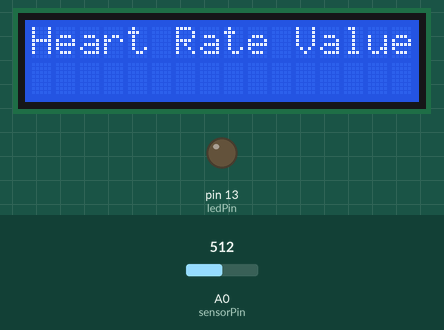
The sketch below on a simulated Arduino Uno, built with avr-gcc and run on an emulated ATmega328P. On the bench: 16×2 character LCD, output pins drawn as LEDs (lit = HIGH). Dashed ring = blinking. The test bench sets the inputs (shaded band); at power-on: A0 (sensorPin) = 512. What the sketch prints to the serial monitor is not drawn.

Above: at 1.2 s.
1.3 s: A0 (sensorPin) set to 991
At 2.2 s:
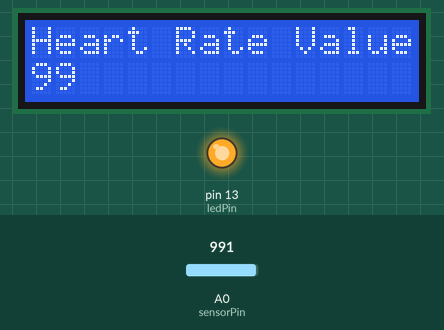
3.0 s: A0 (sensorPin) set to 1012
At 5.5 s:
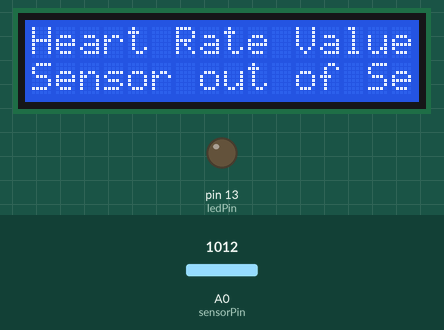
6.0 s: A0 (sensorPin) set to 900
At 7.4 s:
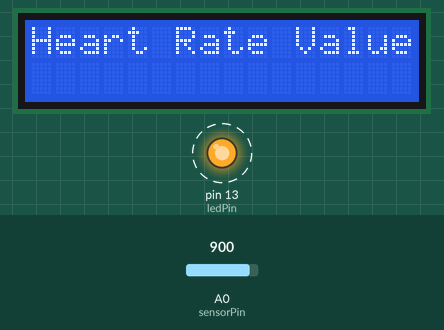
9.0 s: A0 (sensorPin) set to 1010
At 11.8 s:
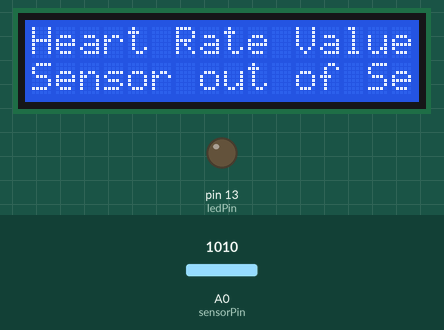
12.0 s: A0 (sensorPin) set to 990
At 14.5 s:
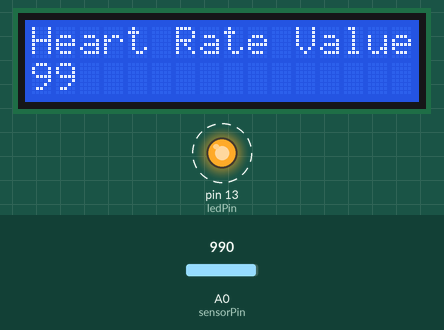
Timing chart, 0 to 16.0 s (numbered marks = the images above; inputs shaded):
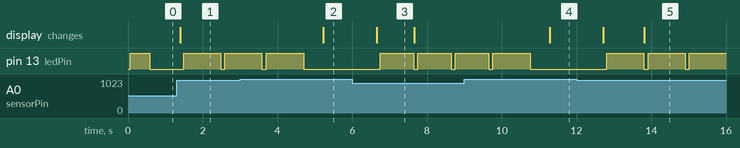

Measured:
- the behaviour switches between 999 and 1000 on A0 (sensorPin) (found by bisection; images 1 and 2)
- after the input at 1.3 s, pin 13 (ledPin): LOW → HIGH after 0.19 s, → LOW 0.99 s later, → HIGH 0.11 s later; the display: changes after 0.09 s (image 1)
- after the input at 3.0 s, pin 13 (ledPin): goes on until 4.7 s, then stays LOW; the display: changes after 2.2 s (image 2)
- after the input at 6.0 s, pin 13 (ledPin): alternates HIGH for 0.90 s and LOW for 0.10 s, starting after 0.75 s; the display: changes after 0.66 s (image 3)
- after the input at 9.0 s, the display: changes after 2.3 s (image 4)
- after the input at 12.0 s, pin 13 (ledPin): alternates HIGH for 0.99 s and LOW for 0.11 s, starting after 0.82 s; the display: first changes after 0.72 s (image 5 shows a later state)
- what the display in image 3 shows lasts 1.0 s, from 6.7 s to 7.7 s

The sketch:

FinalHeartRate.ino
```cpp
/*
  Analog Input

  Demonstrates analog input by reading an analog sensor on analog pin 0 and
  turning on and off a light emitting diode(LED) connected to digital pin 13.
  The amount of time the LED will be on and off depends on the value obtained
  by analogRead().

  The circuit:
  - potentiometer
    center pin of the potentiometer to the analog input 0
    one side pin (either one) to ground
    the other side pin to +5V
  - LED
    anode (long leg) attached to digital output 13
    cathode (short leg) attached to ground

  - Note: because most Arduinos have a built-in LED attached to pin 13 on the
    board, the LED is optional.

*/
#include <LiquidCrystal.h>
#include <SoftwareSerial.h>

SoftwareSerial mySerial(8, 9); // RX, TX
int sensorPin = A0;    // select the input pin for the potentiometer
int ledPin = 13;      // select the pin for the LED
int sensorValue = 0,sens;  // variable to store the value coming from the sensor
const int rs = 12, en = 11, d4 = 5, d5 = 4, d6 = 3, d7 = 2;
int analogue=0;
LiquidCrystal lcd(rs, en, d4, d5, d6, d7);
void setup() {
  // declare the ledPin as an OUTPUT:
  Serial.begin(9600);
    lcd.begin(16, 2);
  // Print a message to the LCD.
  lcd.print("Heart Rate Value:");
  pinMode(ledPin, OUTPUT);
  mySerial.begin(115200);

}

void loop() {
  // read the value from the sensor:
  sensorValue = analogRead(sensorPin);
  // turn the ledPin on
  digitalWrite(ledPin, HIGH);
  // stop the program for <sensorValue> milliseconds:
  delay(sensorValue);
  // turn the ledPin off:
  digitalWrite(ledPin, LOW);
  lcd.setCursor(0,0);
  lcd.print("Heart Rate Value:");
  lcd.setCursor(0,1);
  HeartRate();
  sensorValue/=10;
  lcd.print(sensorValue);
  mySerial.println(""+sensorValue);
  Serial.println(sensorValue);
  // stop the program for for <sensorValue> milliseconds:
  delay(sensorValue);
}

int HeartRate()
{
   while(sensorValue<=720)
   {
      sens = analogRead(sensorPin);
      sensorValue = sens;
      delay(50);

   }
   if(sens <=700)
   {
      //No Change
   }


   if(sensorValue>=1000)
   {
   delay(500);
   lcd.clear();
   lcd.setCursor(0,0);
   lcd.print("Heart Rate Value:");
   while(sensorValue >=1000)
   {
       sensorValue = analogRead(sensorPin);
      lcd.setCursor(0,1);
      lcd.print("Sensor out of Service");
      delay(100);
   }
   delay(500);
   lcd.clear();
   lcd.setCursor(0,0);
   lcd.print("Heart Rate Value:");
   }
}
```
